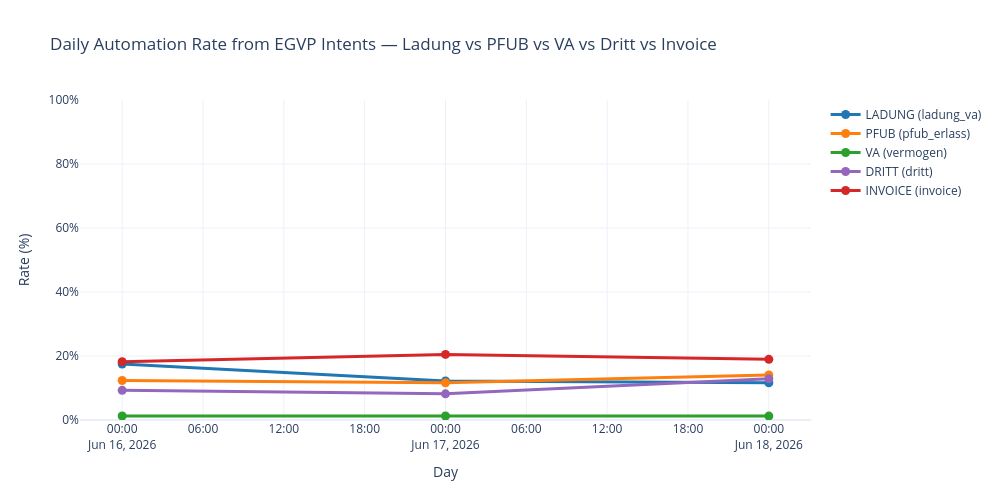

The code cell stored with this chart in its notebook:
### Markdown cell above
### plot graph

### Code cell
# Daily automation rate (%) for ladung, pfub, va, dritt and invoice from egvp_intents table
daily_intents_df = (
    pd.concat(
        [
            daily_incoming_egvp_attachments.rename('total'),
            daily_automated_ladung_from_egvp_intets.rename('ladung'),
            daily_automated_pfub_from_egvp_intets.rename('pfub'),
            daily_automated_va_from_egvp_intets.rename('va'),
            daily_automated_dritt_from_egvp_intets.rename('dritt'),
            daily_automated_invoice_from_egvp_intets.rename('invoice'),
        ],
        axis=1,
    )
    .fillna(0)
    .sort_index()
)
daily_intents_df.index = pd.to_datetime(daily_intents_df.index)
daily_intents_df.index.name = 'day'
daily_intents_df['ladung_pct'] = (daily_intents_df['ladung'] / daily_intents_df['total'] * 100).round(2)
daily_intents_df['pfub_pct'] = (daily_intents_df['pfub'] / daily_intents_df['total'] * 100).round(2)
daily_intents_df['va_pct'] = (daily_intents_df['va'] / daily_intents_df['total'] * 100).round(2)
daily_intents_df['dritt_pct'] = (daily_intents_df['dritt'] / daily_intents_df['total'] * 100).round(2)
daily_intents_df['invoice_pct'] = (daily_intents_df['invoice'] / daily_intents_df['total'] * 100).round(2)

plot_df = daily_intents_df.reset_index()

y_cols = ['ladung_pct', 'pfub_pct', 'va_pct', 'dritt_pct', 'invoice_pct']
abs_cols = {'ladung_pct': 'ladung', 'pfub_pct': 'pfub', 'va_pct': 'va', 'dritt_pct': 'dritt', 'invoice_pct': 'invoice'}
labels_map = {
    'ladung_pct': 'LADUNG (ladung_va)',
    'pfub_pct': 'PFUB (pfub_erlass)',
    'va_pct': 'VA (vermogen)',
    'dritt_pct': 'DRITT (dritt)',
    'invoice_pct': 'INVOICE (invoice)',
}

fig = px.line(
    plot_df,
    x='day',
    y=y_cols,
    markers=True,
    title='Daily Automation Rate from EGVP Intents — Ladung vs PFUB vs VA vs Dritt vs Invoice',
    labels={'day': 'Day', 'value': 'Rate (%)', 'variable': 'Series'},
    color_discrete_map={
        'ladung_pct': '#1f77b4',
        'pfub_pct': '#ff7f0e',
        'va_pct': '#2ca02c',
        'dritt_pct': '#9467bd',
        'invoice_pct': '#d62728',
    },
)

for trace in fig.data:
    col = trace.name
    abs_col = abs_cols[col]
    trace.customdata = np.stack(
        [daily_intents_df[abs_col].values, daily_intents_df['total'].values], axis=-1
    )
    trace.hovertemplate = (
        '<b>%{x|%Y-%m-%d}</b><br>'
        'Total incoming: %{customdata[1]:.0f}<br>'
        'Automated: %{customdata[0]:.0f} / %{customdata[1]:.0f}<br>'
        'Rate: %{y:.2f}%<extra>' + labels_map[col] + '</extra>'
    )

fig.for_each_trace(lambda t: t.update(name=labels_map[t.name]))

fig.update_layout(
    template='plotly_white',
    width=1000,
    height=500,
    hovermode='x unified',
    yaxis=dict(ticksuffix='%', range=[0, 100]),
    legend_title_text='',
)
fig.update_traces(line=dict(width=3), marker=dict(size=9))
fig.show()

### Figure 1 — Plotly figure (JSON) as saved in the notebook; plotly's stock layout.template omitted (floating-point values rounded to 4 significant figures)
{"data": [{"customdata": [[113, 647], [88, 722], [67, 575]], "hovertemplate": "<b>%{x|%Y-%m-%d}</b><br>Total incoming: %{customdata[1]:.0f}<br>Automated: %{customdata[0]:.0f} / %{customdata[1]:.0f}<br>Rate: %{y:.2f}%<extra>LADUNG (ladung_va)</extra>", "legendgroup": "ladung_pct", "line": {"color": "#1f77b4", "dash": "solid", "width": 3}, "marker": {"size": 9, "symbol": "circle"}, "mode": "lines+markers", "name": "LADUNG (ladung_va)", "orientation": "v", "showlegend": true, "type": "scatter", "x": ["2026-06-16T00:00:00.000000000", "2026-06-17T00:00:00.000000000", "2026-06-18T00:00:00.000000000"], "xaxis": "x", "y": [17.47, 12.19, 11.65], "yaxis": "y"}, {"customdata": [[80, 647], [84, 722], [81, 575]], "hovertemplate": "<b>%{x|%Y-%m-%d}</b><br>Total incoming: %{customdata[1]:.0f}<br>Automated: %{customdata[0]:.0f} / %{customdata[1]:.0f}<br>Rate: %{y:.2f}%<extra>PFUB (pfub_erlass)</extra>", "legendgroup": "pfub_pct", "line": {"color": "#ff7f0e", "dash": "solid", "width": 3}, "marker": {"size": 9, "symbol": "circle"}, "mode": "lines+markers", "name": "PFUB (pfub_erlass)", "orientation": "v", "showlegend": true, "type": "scatter", "x": ["2026-06-16T00:00:00.000000000", "2026-06-17T00:00:00.000000000", "2026-06-18T00:00:00.000000000"], "xaxis": "x", "y": [12.36, 11.63, 14.09], "yaxis": "y"}, {"customdata": [[8, 647], [9, 722], [7, 575]], "hovertemplate": "<b>%{x|%Y-%m-%d}</b><br>Total incoming: %{customdata[1]:.0f}<br>Automated: %{customdata[0]:.0f} / %{customdata[1]:.0f}<br>Rate: %{y:.2f}%<extra>VA (vermogen)</extra>", "legendgroup": "va_pct", "line": {"color": "#2ca02c", "dash": "solid", "width": 3}, "marker": {"size": 9, "symbol": "circle"}, "mode": "lines+markers", "name": "VA (vermogen)", "orientation": "v", "showlegend": true, "type": "scatter", "x": ["2026-06-16T00:00:00.000000000", "2026-06-17T00:00:00.000000000", "2026-06-18T00:00:00.000000000"], "xaxis": "x", "y": [1.24, 1.25, 1.22], "yaxis": "y"}, {"customdata": [[60, 647], [59, 722], [74, 575]], "hovertemplate": "<b>%{x|%Y-%m-%d}</b><br>Total incoming: %{customdata[1]:.0f}<br>Automated: %{customdata[0]:.0f} / %{customdata[1]:.0f}<br>Rate: %{y:.2f}%<extra>DRITT (dritt)</extra>", "legendgroup": "dritt_pct", "line": {"color": "#9467bd", "dash": "solid", "width": 3}, "marker": {"size": 9, "symbol": "circle"}, "mode": "lines+markers", "name": "DRITT (dritt)", "orientation": "v", "showlegend": true, "type": "scatter", "x": ["2026-06-16T00:00:00.000000000", "2026-06-17T00:00:00.000000000", "2026-06-18T00:00:00.000000000"], "xaxis": "x", "y": [9.27, 8.17, 12.87], "yaxis": "y"}, {"customdata": [[118, 647], [148, 722], [109, 575]], "hovertemplate": "<b>%{x|%Y-%m-%d}</b><br>Total incoming: %{customdata[1]:.0f}<br>Automated: %{customdata[0]:.0f} / %{customdata[1]:.0f}<br>Rate: %{y:.2f}%<extra>INVOICE (invoice)</extra>", "legendgroup": "invoice_pct", "line": {"color": "#d62728", "dash": "solid", "width": 3}, "marker": {"size": 9, "symbol": "circle"}, "mode": "lines+markers", "name": "INVOICE (invoice)", "orientation": "v", "showlegend": true, "type": "scatter", "x": ["2026-06-16T00:00:00.000000000", "2026-06-17T00:00:00.000000000", "2026-06-18T00:00:00.000000000"], "xaxis": "x", "y": [18.24, 20.5, 18.96], "yaxis": "y"}], "layout": {"height": 500, "hovermode": "x unified", "legend": {"title": {"text": ""}, "tracegroupgap": 0}, "title": {"text": "Daily Automation Rate from EGVP Intents — Ladung vs PFUB vs VA vs Dritt vs Invoice"}, "width": 1000, "xaxis": {"anchor": "y", "domain": [0, 1], "title": {"text": "Day"}}, "yaxis": {"anchor": "x", "domain": [0, 1], "range": [0, 100], "ticksuffix": "%", "title": {"text": "Rate (%)"}}}}
